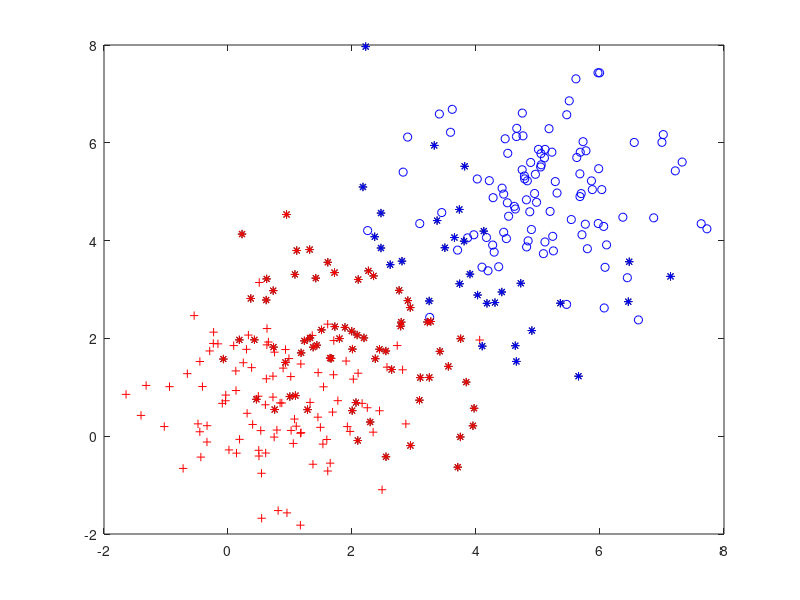
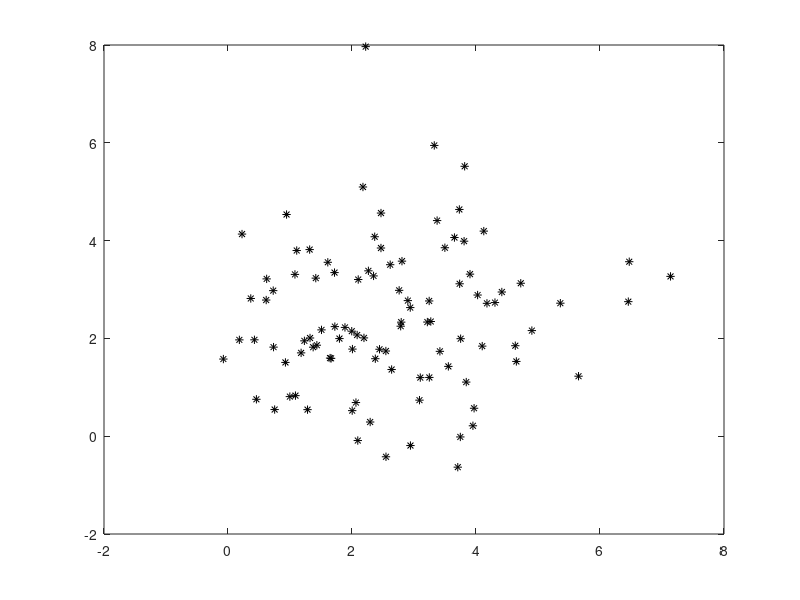

Write MATLAB code to recreate these figures, in order.

clc
clear
close all

mu1 = [1 1];
SIGMA1 = [1 0; 0 1];
r1 = mvnrnd(mu1,SIGMA1,100);
plot(r1(:,1),r1(:,2),'r+');

hold on;

mu2 = [5 5];
SIGMA2 = [1 0; 0 1];
r2 = mvnrnd(mu2,SIGMA2,100);
plot(r2(:,1),r2(:,2),'bo');

hold on
mu3 = [2.5 2.5];
SIGMA3 = [2 0; 0 2];
r3 = mvnrnd(mu3,SIGMA3,100);
plot(r3(:,1),r3(:,2),'k*');


R=[ones(200,1),[r1;r2]];
W=pinv(R)*[ones(100,1),zeros(100,1);zeros(100,1),ones(100,1)];

for i=1:100
    
y=W'*[1;r3(i,1);r3(i,2)];
if(y(1,1)>y(2,1))
    plot(r3(i,1),r3(i,2),'r*')
else
    plot(r3(i,1),r3(i,2),'b*')
end
end

figure
plot(r3(:,1),r3(:,2),'k*');
